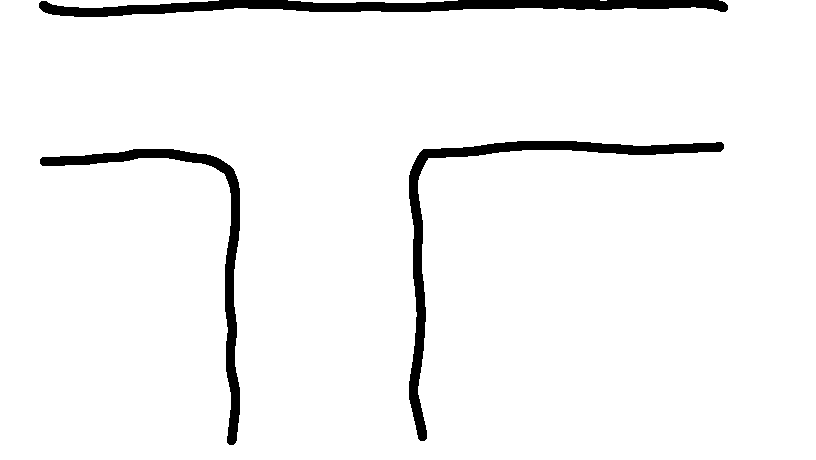
#> input picture roadtests/artiroad0.png, 816 x 460 px, found by its file name
$ python RoadDetection_rik2.py
#> lines starting #> are read from the running program, lines starting #| are printed output that depends on the picture; after the words box and inside, x2 and y2 are one past the last pixel; in counts of white or black regions, pixels touching at a corner belong together
########################################################################################################################
# RoadDetection()
# detects the boundaries of a road and creates the middle line for this road
#
# input:    []
# output:   [, exitflag]
########################################################################################################################

# import necessary libraries
import cv2
import numpy as np

# import test image
imgP = cv2.imread('../roadtests/artiroad0.png')
#> imgP is the input picture: shape (460, 816, 3); values 53 (black) and 126 (white), 95.7% white; 3 black regions, box (x1, y1, x2, y2) and area: (39, 0, 728, 17) 6230, (409, 141, 724, 441) 5535, (40, 149, 240, 445) 4412
img = cv2.imread('../roadtests/artiroad0.png')

# blur image using a gaussian blur
imgBlurred = cv2.GaussianBlur(img, (5, 5), 0)
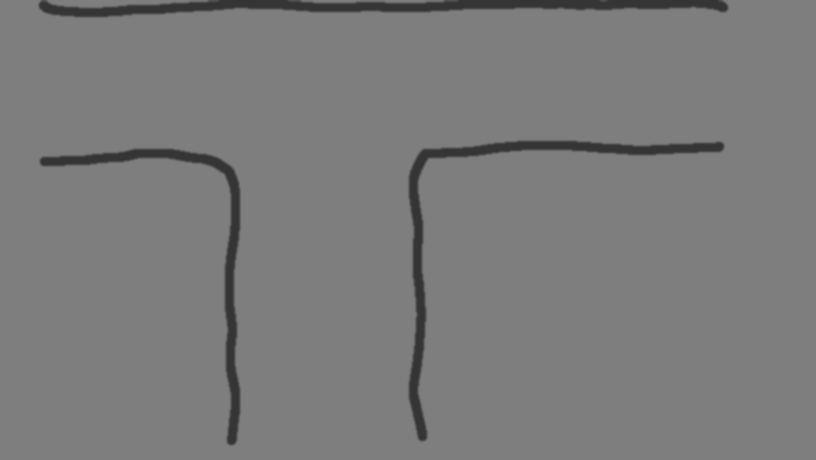
#> imgBlurred: shape (460, 816, 3); min 53, max 126, mean 122.8

# define range of grey color in RGB
# lower_gray = np.array([160, 160, 160])
# upper_gray = np.array([250, 250, 250])

# create grayscale image
# imgGrayscale = cv2.inRange(imgBlurred, lower_gray, upper_gray)

# detect edges in image using canny
imgCanny = cv2.Canny(imgBlurred, 50, 150, apertureSize=3)
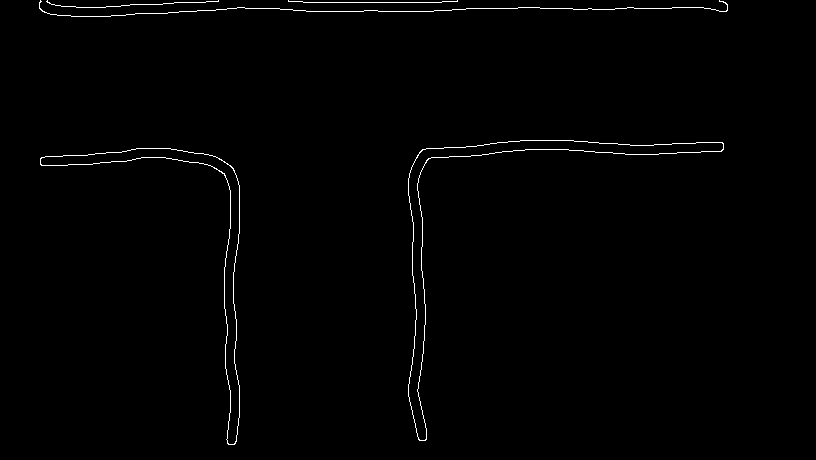
#> imgCanny: shape (460, 816); 0.86% white in thin lines or dots, all inside (x1, y1, x2, y2) = (39, 0, 728, 445)

# show all steps as images
# cv2.imshow('grayscaled', imgGrayscale)
cv2.imshow('imgblurred', imgBlurred)
cv2.imshow('imgcanny', imgCanny)

# set heuristic parameters for the (probabilistic) houghlines function
rho = 1                 # accuracy [pixel]
acc = 1                 # accuracy [deg]
theta = acc*np.pi/360
threshold = 60          # minimum points on a line
minLineLength = 10      # line segments shorter than this are rejected
maxLineGap = 50         # maximum allowed gap between line segments to treat them as single line

# find lines in image using the (probabilistic) houghlines function
# outputP:  x1, y1, x2, y2
# output:   rho, theta
linesP = cv2.HoughLinesP(imgCanny, rho, theta, threshold, minLineLength, maxLineGap)
#> linesP = [[306, 11, 363, 11], [303, 2, 441, 2], [466, 8, 517, 8], [379, 11, 433, 11]]
lines = cv2.HoughLines(imgCanny, rho, theta, threshold)
#> lines = 131 rows, first 8: [14, 1.56], [8, 1.57], [2, 1.57], [5, 1.56], [11, 1.57], [21, 1.52], [17, 1.55], [167, 1.54]

# check if houghlinesP function found any lines, if not print error
if linesP is not None:
    exitflag = 1   # houghlines function found at least one line

    # plot red(0, 0, 255) houghlines in image
    for x in range(0, len(linesP)):
        for x1, y1, x2, y2 in linesP[x]:
            cv2.line(imgP, (x1, y1), (x2, y2), (0, 0, 255), 2)
#> this loop made 4 passes
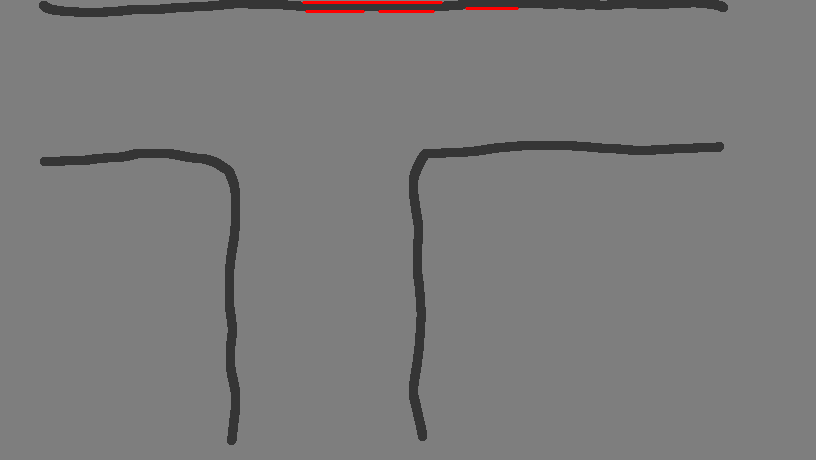
#> imgP: shape (460, 816, 3); 0.25% of pixels changed, all inside (x1, y1, x2, y2) = (302, 1, 519, 13)
else:
    exitflag = 0    # houghlinesP function found no lines (error)
    print("error: no lines detected\n")

# plot lines in original image
cv2.imshow('houghlinesP', imgP)

# check if houghlines function found any lines, if not print error
if lines is not None:
    exitflag = 1  # houghlines function found at least one line

    # plot red(0, 0, 255) houghlines in image
    for x in range(0, len(lines)):
        for rho, theta in lines[x]:
            a = np.cos(theta)
            b = np.sin(theta)
            x0 = a*rho
            y0 = b*rho
            x1 = int(x0 + 1000*(-b))
            y1 = int(y0 + 1000*(a))
            x2 = int(x0 - 1000*(-b))
            y2 = int(y0 - 1000*(a))

            cv2.line(img, (x1, y1), (x2, y2), (0, 0, 255), 2)
#> this loop made 131 passes
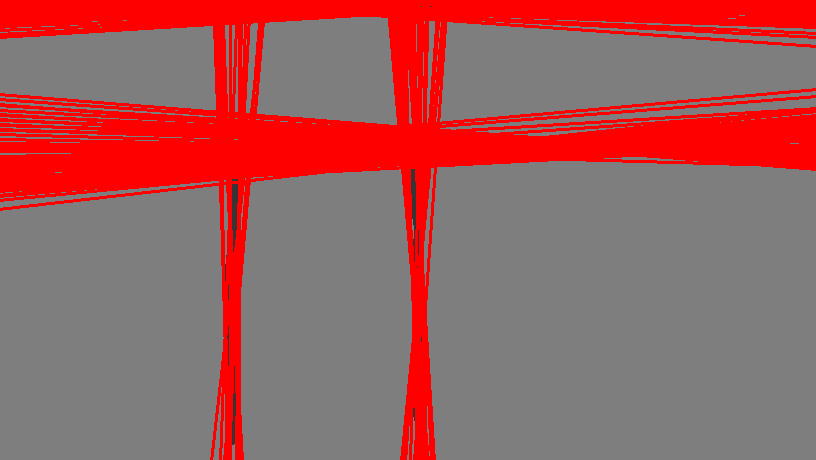
#> img: shape (460, 816, 3); mean B, G, R 95.2, 95.2, 157.2
else:
    exitflag = 0  # houghlines function found no lines (error)
    print("error: no lines detected\n")

# plot lines in original image
cv2.imshow('houghlines', img)

print("exitflag\n", exitflag)

# press any key to terminate process
cv2.waitKey(0)
cv2.destroyAllWindows()

$ run again, with roadtests/artiroad1.jpg saved as roadtests/artiroad0.png
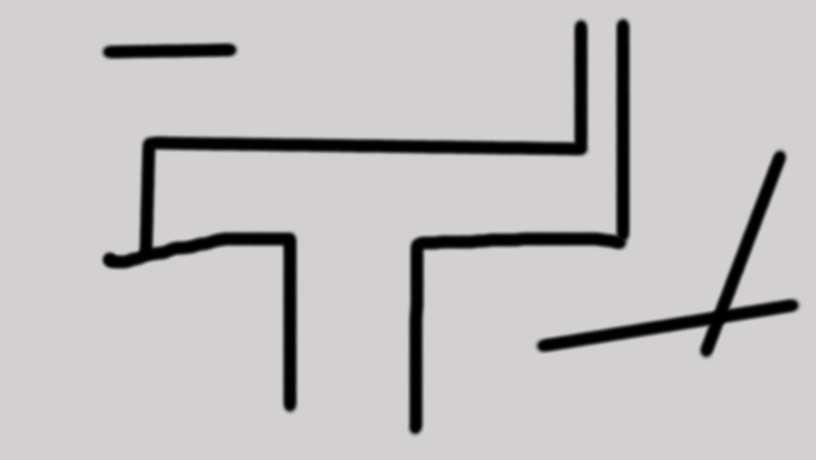
#> input picture roadtests/artiroad1.jpg, 816 x 460 px, found by its file name
#> imgP is the input picture: shape (460, 816, 3); mean B, G, R 193.1, 192.2, 194.1
#> `imgCanny = cv2.Canny(imgBlurred, 50, 150, apertureSize=3)`:
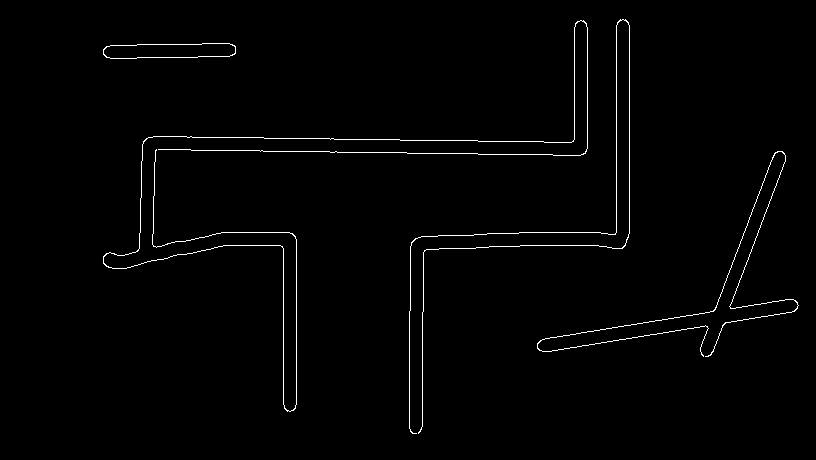
#> imgCanny: shape (460, 816); 1.2% white in thin lines or dots, all inside (x1, y1, x2, y2) = (103, 19, 799, 434)
#> linesP = 21 rows, first 6: [407, 153, 477, 153], [629, 233, 629, 25], [616, 232, 616, 25], [192, 137, 245, 137], [296, 404, 296, 239], [334, 139, 399, 139]
#> lines = 121 rows, first 8: [133, 1.59], [146, 1.59], [616, 0], [629, 0], [149, 1.58], [136, 1.58], [419, 1.41], [432, 1.41]
#> the loop `for x in range(0, len(linesP)):` made 21 passes
#> the loop `for x in range(0, len(lines)):` made 121 passes
#> after the loop `for x in range(0, len(lines)):`:
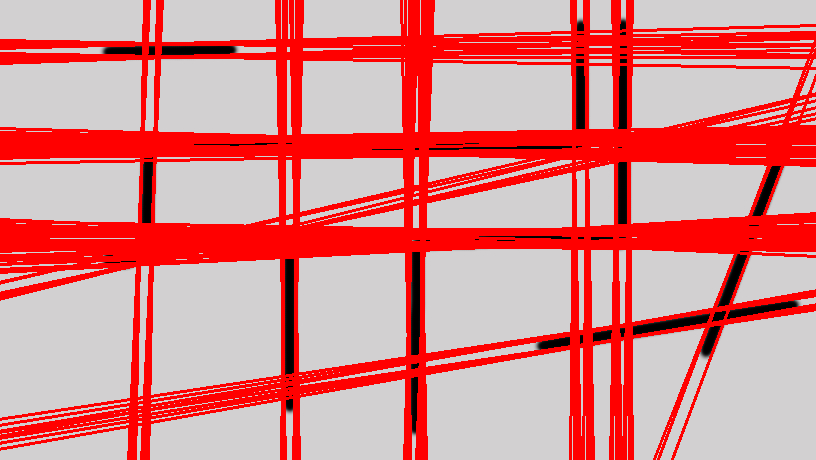
#> img: shape (460, 816, 3); mean B, G, R 136.9, 136.3, 219
